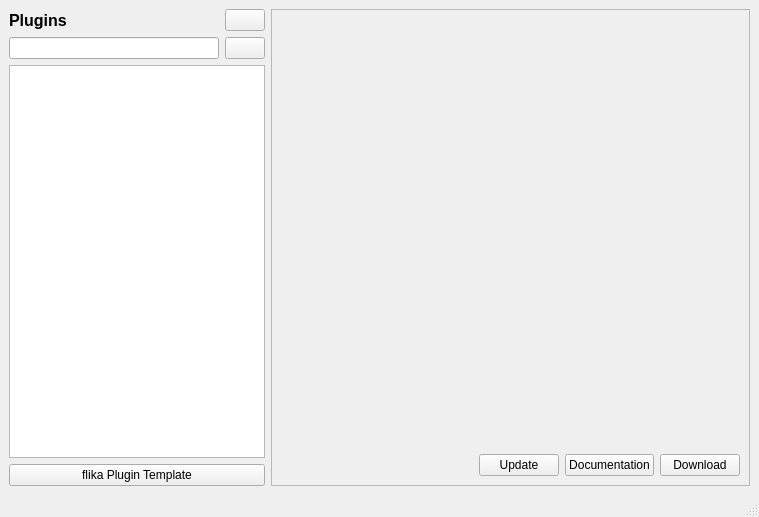
<?xml version="1.0" encoding="UTF-8"?>
<ui version="4.0">
 <class>MainWindow</class>
 <widget class="QMainWindow" name="MainWindow">
  <property name="geometry">
   <rect>
    <x>0</x>
    <y>0</y>
    <width>759</width>
    <height>517</height>
   </rect>
  </property>
  <property name="windowTitle">
   <string>MainWindow</string>
  </property>
  <widget class="QWidget" name="centralwidget">
   <layout class="QHBoxLayout" name="horizontalLayout" stretch="0,1">
    <item>
     <layout class="QVBoxLayout" name="verticalLayout">
      <item>
       <layout class="QHBoxLayout" name="horizontalLayout_3">
        <item>
         <widget class="QLabel" name="label">
          <property name="font">
           <font>
            <pointsize>12</pointsize>
            <weight>75</weight>
            <bold>true</bold>
           </font>
          </property>
          <property name="text">
           <string>Plugins</string>
          </property>
         </widget>
        </item>
        <item>
         <widget class="QPushButton" name="refreshButton">
          <property name="sizePolicy">
           <sizepolicy hsizetype="Fixed" vsizetype="Fixed">
            <horstretch>0</horstretch>
            <verstretch>0</verstretch>
           </sizepolicy>
          </property>
          <property name="text">
           <string/>
          </property>
          <property name="icon">
           <iconset>
            <normaloff>../images/refresh.png</normaloff>../images/refresh.png</iconset>
          </property>
         </widget>
        </item>
       </layout>
      </item>
      <item>
       <layout class="QHBoxLayout" name="horizontalLayout_4">
        <item>
         <widget class="QLineEdit" name="searchBox"/>
        </item>
        <item>
         <widget class="QPushButton" name="searchButton">
          <property name="text">
           <string/>
          </property>
          <property name="icon">
           <iconset>
            <normaloff>../images/search.png</normaloff>../images/search.png</iconset>
          </property>
         </widget>
        </item>
       </layout>
      </item>
      <item>
       <widget class="QListWidget" name="pluginList"/>
      </item>
      <item>
       <widget class="QPushButton" name="tutorialButton">
        <property name="text">
         <string>flika Plugin Template</string>
        </property>
       </widget>
      </item>
     </layout>
    </item>
    <item>
     <widget class="QScrollArea" name="scrollArea">
      <property name="horizontalScrollBarPolicy">
       <enum>Qt::ScrollBarAlwaysOff</enum>
      </property>
      <property name="widgetResizable">
       <bool>true</bool>
      </property>
      <widget class="QWidget" name="scrollAreaWidgetContents">
       <property name="geometry">
        <rect>
         <x>0</x>
         <y>0</y>
         <width>475</width>
         <height>477</height>
        </rect>
       </property>
       <layout class="QGridLayout" name="gridLayout_2">
        <item row="0" column="0">
         <widget class="QLabel" name="pluginLabel">
          <property name="minimumSize">
           <size>
            <width>0</width>
            <height>0</height>
           </size>
          </property>
          <property name="font">
           <font>
            <pointsize>12</pointsize>
           </font>
          </property>
          <property name="text">
           <string/>
          </property>
         </widget>
        </item>
        <item row="0" column="1">
         <widget class="QLabel" name="infoLabel">
          <property name="layoutDirection">
           <enum>Qt::RightToLeft</enum>
          </property>
          <property name="text">
           <string/>
          </property>
          <property name="alignment">
           <set>Qt::AlignRight|Qt::AlignTrailing|Qt::AlignVCenter</set>
          </property>
         </widget>
        </item>
        <item row="2" column="0" colspan="2">
         <layout class="QHBoxLayout" name="horizontalLayout_2">
          <item>
           <spacer name="horizontalSpacer">
            <property name="orientation">
             <enum>Qt::Horizontal</enum>
            </property>
            <property name="sizeHint" stdset="0">
             <size>
              <width>40</width>
              <height>20</height>
             </size>
            </property>
           </spacer>
          </item>
          <item>
           <widget class="QPushButton" name="updateButton">
            <property name="text">
             <string>Update</string>
            </property>
           </widget>
          </item>
          <item>
           <widget class="QPushButton" name="documentationButton">
            <property name="enabled">
             <bool>true</bool>
            </property>
            <property name="text">
             <string>Documentation</string>
            </property>
           </widget>
          </item>
          <item>
           <widget class="QPushButton" name="downloadButton">
            <property name="enabled">
             <bool>true</bool>
            </property>
            <property name="text">
             <string>Download</string>
            </property>
           </widget>
          </item>
         </layout>
        </item>
        <item row="1" column="0" colspan="2">
         <widget class="QTextBrowser" name="descriptionLabel">
          <property name="enabled">
           <bool>true</bool>
          </property>
          <property name="palette">
           <palette>
            <active>
             <colorrole role="Base">
              <brush brushstyle="SolidPattern">
               <color alpha="0">
                <red>255</red>
                <green>255</green>
                <blue>255</blue>
               </color>
              </brush>
             </colorrole>
            </active>
            <inactive>
             <colorrole role="Base">
              <brush brushstyle="SolidPattern">
               <color alpha="0">
                <red>255</red>
                <green>255</green>
                <blue>255</blue>
               </color>
              </brush>
             </colorrole>
            </inactive>
            <disabled>
             <colorrole role="Base">
              <brush brushstyle="SolidPattern">
               <color alpha="255">
                <red>240</red>
                <green>240</green>
                <blue>240</blue>
               </color>
              </brush>
             </colorrole>
            </disabled>
           </palette>
          </property>
          <property name="autoFillBackground">
           <bool>false</bool>
          </property>
          <property name="frameShape">
           <enum>QFrame::NoFrame</enum>
          </property>
          <property name="frameShadow">
           <enum>QFrame::Plain</enum>
          </property>
          <property name="lineWidth">
           <number>0</number>
          </property>
          <property name="readOnly">
           <bool>true</bool>
          </property>
          <property name="html">
           <string>&lt;!DOCTYPE HTML PUBLIC &quot;-//W3C//DTD HTML 4.0//EN&quot; &quot;http://www.w3.org/TR/REC-html40/strict.dtd&quot;&gt;
&lt;html&gt;&lt;head&gt;&lt;meta name=&quot;qrichtext&quot; content=&quot;1&quot; /&gt;&lt;style type=&quot;text/css&quot;&gt;
p, li { white-space: pre-wrap; }
&lt;/style&gt;&lt;/head&gt;&lt;body style=&quot; font-family:'MS Shell Dlg 2'; font-size:8.25pt; font-weight:400; font-style:normal;&quot;&gt;
&lt;p style=&quot;-qt-paragraph-type:empty; margin-top:0px; margin-bottom:0px; margin-left:0px; margin-right:0px; -qt-block-indent:0; text-indent:0px; font-size:8pt;&quot;&gt;&lt;br /&gt;&lt;/p&gt;&lt;/body&gt;&lt;/html&gt;</string>
          </property>
         </widget>
        </item>
       </layout>
      </widget>
     </widget>
    </item>
   </layout>
  </widget>
  <widget class="QStatusBar" name="statusBar"/>
  <action name="actionCheck_For_Updates">
   <property name="text">
    <string>Check For Updates</string>
   </property>
  </action>
 </widget>
 <resources/>
 <connections/>
</ui>
